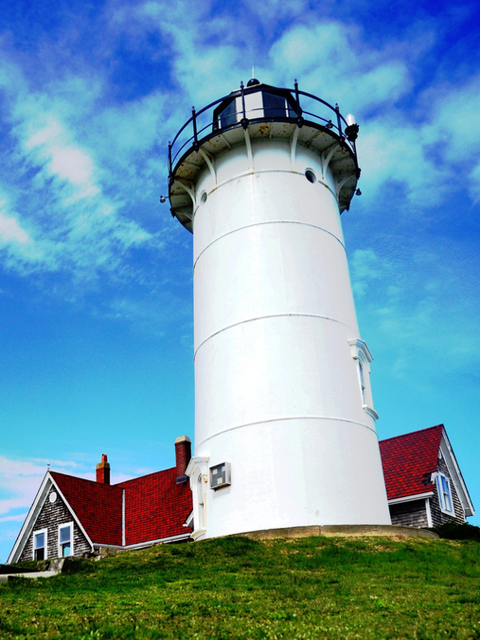
#> input picture Histograms/lighthouse.png, 480 x 640 px
$ python process.py
#> lines starting #> are read from the running program, lines starting #| are printed output that depends on the picture
from PIL import Image
import matplotlib.pyplot as plt
import numpy as np

original_image = Image.open('lighthouse.png')
#> original_image is the input picture: PIL image 480x640 RGB; mean R, G, B 106.4, 150.1, 171.4

# RGB Image
plt.subplot(2, 2, 1)
plt.imshow(np.array(original_image))
plt.title('Original RGB Image')

# Grayscale Image
grayscale_image = original_image.convert('L')
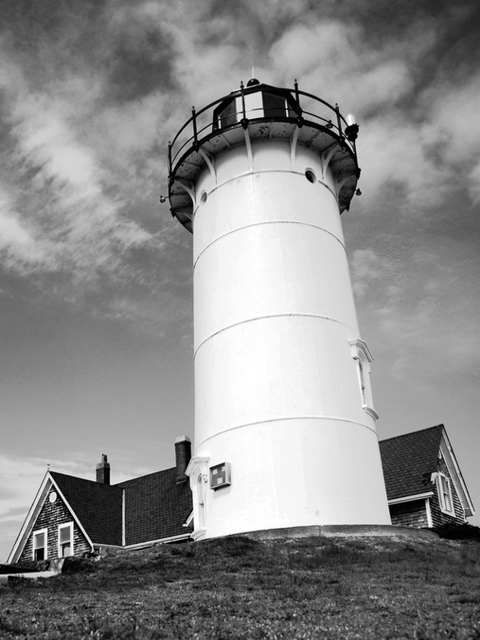
#> grayscale_image: PIL image 480x640 L; min 0, max 255, mean 139.5
plt.subplot(2, 2, 2)
plt.imshow(np.array(grayscale_image), cmap='gray')
plt.title('Grayscale Image')

# Rotated Image
rotated_image = original_image.rotate(45)
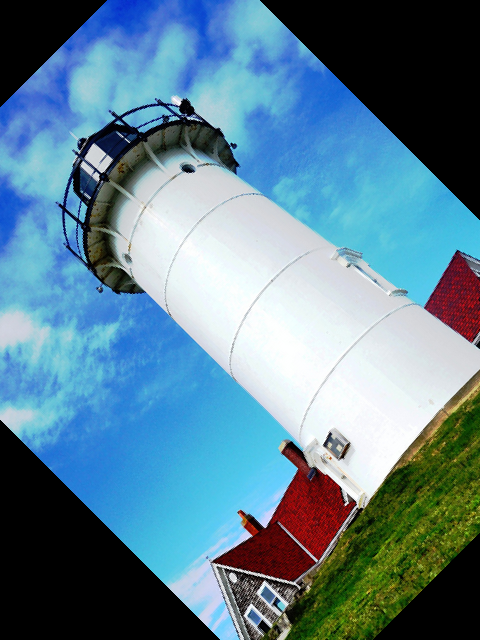
#> rotated_image: PIL image 480x640 RGB; mean R, G, B 93.1, 128.9, 146.9
plt.subplot(2, 2, 3)
plt.imshow(np.array(rotated_image))
plt.title('Rotated Image')

# The Histogram of the Grayscale Image
plt.subplot(2, 2, 4)
plt.hist(np.array(grayscale_image).ravel(), bins=256, color='gray', histtype='step')
plt.title('Histogram of Grayscale Image')

plt.show()
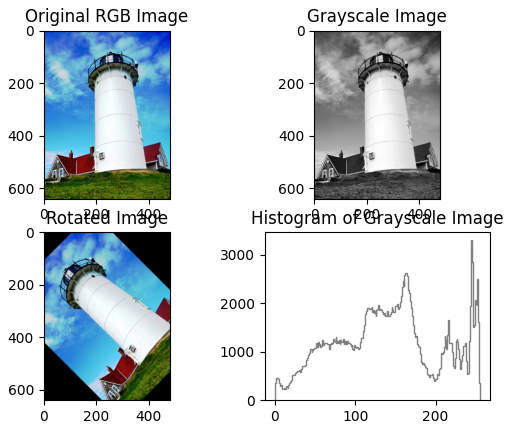
#> figure drawn by matplotlib, 4 panels
